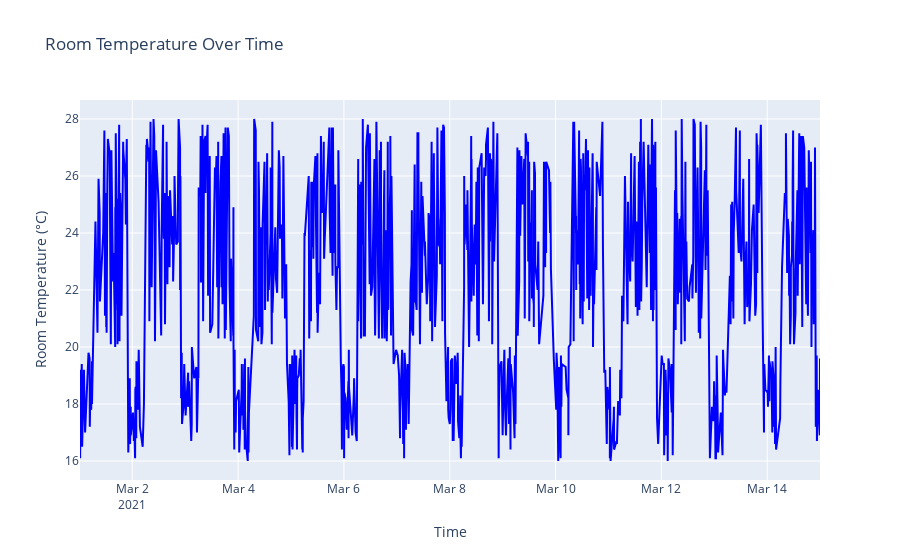

Write notebook code for a chart like this one.
### Code cell
# 4. Interactive Visualization: Room Temperature Over Time
fig2 = px.line(df, x='datetime', y='room_temperature',
               title="Room Temperature Over Time",
               labels={"room_temperature": "Room Temperature (°C)", "datetime": "Time"},
               color_discrete_sequence=['blue'])

fig2.show()

### Figure 1 — Plotly figure (JSON) as saved in the notebook; plotly's stock layout.template omitted (floating-point values rounded to 4 significant figures; data arrays with more than 128 entries replaced by an {"elided": "..."} marker saying what was removed)
{"data": [{"hovertemplate": "Time=%{x}<br>Room Temperature (°C)=%{y}<extra></extra>", "legendgroup": "", "line": {"color": "blue", "dash": "solid"}, "marker": {"symbol": "circle"}, "mode": "lines", "name": "", "orientation": "v", "showlegend": false, "type": "scatter", "x": {"elided": "1000 str values"}, "xaxis": "x", "y": {"elided": "1000 float values"}, "yaxis": "y"}], "layout": {"legend": {"tracegroupgap": 0}, "title": {"text": "Room Temperature Over Time"}, "xaxis": {"anchor": "y", "domain": [0, 1], "title": {"text": "Time"}}, "yaxis": {"anchor": "x", "domain": [0, 1], "title": {"text": "Room Temperature (°C)"}}}}
